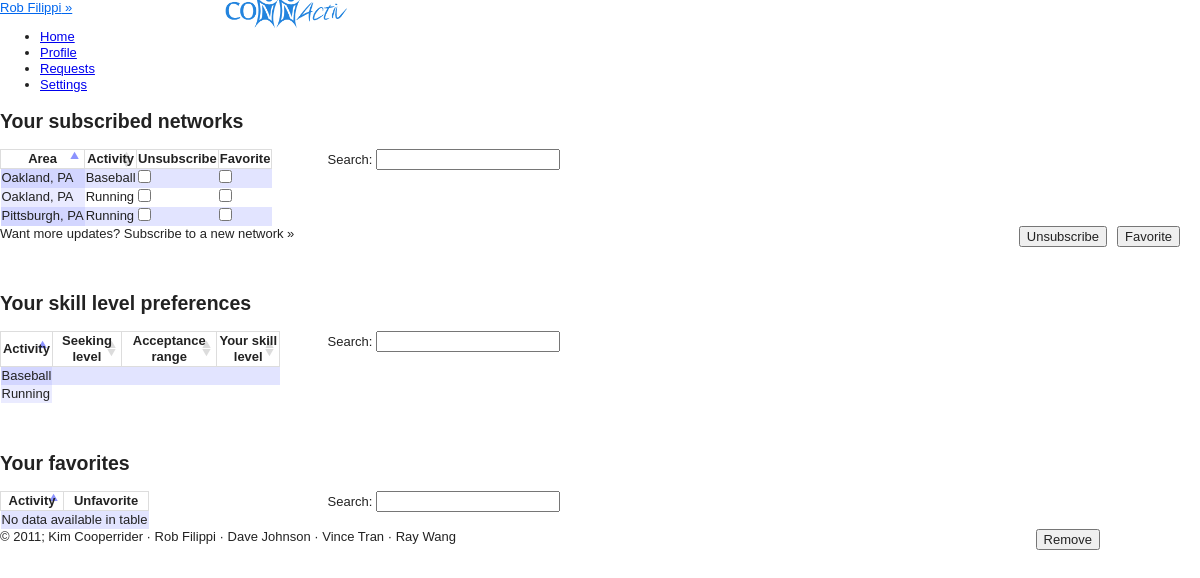
The app's page /views/settings.php (signed in) with its own data.
### tables this page shows
CREATE TABLE IF NOT EXISTS `users` (
  `USER_ID` int(11) NOT NULL AUTO_INCREMENT,
  `PASSWORD` varchar(100) NOT NULL,
  `FIRST_NAME` char(20) DEFAULT NULL,
  `LAST_NAME` char(20) DEFAULT NULL,
  `STREET` varchar(25) DEFAULT NULL,
  `CITY` char(20) DEFAULT NULL,
  `STATE` char(2) DEFAULT NULL,
  `ZIP` int(11) DEFAULT NULL,
  `PHONE` char(12) DEFAULT NULL,
  `INTERESTS` varchar(4000) DEFAULT NULL,
  `PROFILE_PIC` varchar(45) NOT NULL DEFAULT '../public/images/avatar.png',
  `EMAIL` varchar(25) DEFAULT NULL,
  `DOB` date DEFAULT NULL,
  `GENDER` char(1) DEFAULT NULL,
  PRIMARY KEY (`USER_ID`)
);

CREATE TABLE IF NOT EXISTS `unique_networks` (
  `UNIQUE_NETWORK_ID` int(11) NOT NULL AUTO_INCREMENT,
  `NETWORK_ID` int(11) DEFAULT NULL,
  `ACTIVITY_ID` int(11) DEFAULT NULL,
  PRIMARY KEY (`UNIQUE_NETWORK_ID`)
);

CREATE TABLE IF NOT EXISTS `networks` (
  `NETWORK_ID` int(11) NOT NULL AUTO_INCREMENT,
  `AREA` varchar(25) NOT NULL,
  `STATE` varchar(2) NOT NULL,
  PRIMARY KEY (`NETWORK_ID`)
);

CREATE TABLE IF NOT EXISTS `activities` (
  `ACTIVITY_ID` int(11) NOT NULL AUTO_INCREMENT,
  `ACTIVITY_NAME` varchar(20) NOT NULL,
  PRIMARY KEY (`ACTIVITY_ID`)
);

### views/config.php (called while the page is built, shortened)
<?php
include("functions_networks.php");
	function cookieExists(){
		if(isset($_COOKIE['ID_my_site']))
			return TRUE;
		else
			return FALSE;
	}
	function validCookie(){
		$username = $_COOKIE['ID_my_site'];
		$pass = $_COOKIE['Key_my_site'];
		$info = getDatabaseInfo("users", "email", $username);
			if ($pass != $info['PASSWORD']) {
				return FALSE;
			}
			else{
				return TRUE;
 			}
	}
	function getDatabaseInfo($table, $attribute, $value){
		$check = getResourceIDs($table, $attribute, $value);
		return mysql_fetch_array($check);
	}
	function getResourceIDs($table, $attribute, $value){
		$check = mysql_query("SELECT * FROM $table WHERE $attribute = '$value'")or die(mysql_error());
		return $check;
	}
	function getName(){
		if(cookieExists())
		{
			if (validCookie()) {
				$username = $_COOKIE['ID_my_site'];
				$info = getDatabaseInfo("users", "email", $username);
				return $info['FIRST_NAME'] . " " . $info['LAST_NAME'];
			}
		}
	}
	function getUserID(){
		if(cookieExists())
		{
			if (validCookie()) {
				$username = $_COOKIE['ID_my_site'];
				$info = getDatabaseInfo("users", "email", $username);
				return $info['USER_ID'];
			}
		}
	}
?>

### views/functions_networks.php (called while the page is built, shortened)
<?
function getUserUniqueNetworks() {
	$id = getUserID();
	$query = "SELECT unique_networks.unique_network_id, networks.area, networks.state, activities.activity_name"
	." FROM user_networks, unique_networks, activities, networks"
	." WHERE unique_networks.network_id = networks.network_id"
	." AND unique_networks.unique_network_id = user_networks.unique_network_id"
	." AND user_networks.user_id = $id"
	." AND unique_networks.activity_id = activities.activity_id"
	." ORDER BY unique_networks.unique_network_id";
	$n = array();
	$result=mysql_query($query) or die(mysql_error());
	while ($row = mysql_fetch_array($result)) {
		$n[] = $row;
	}
	return $n;
}
	function getUserActivityLevels(){
	$userID = getUserID();
	$query = "SELECT DISTINCT activities.activity_name, user_activities.preferred, user_activities.low_level, user_activities.high_level, user_activities.own_level"
	." FROM user_activities, activities WHERE user_activities.user_id = $userID AND user_activities.activity_id = activities.activity_id GROUP BY activities.activity_name";
	$levels = array();
	$result=mysql_query($query);
	while ($row = mysql_fetch_array($result)) {
		$levels[] = $row;
	}
	return $levels;
	}
?>

### views/settings.php (the view, shortened to what this page needs)
<? include("header.php");
	if(cookieExists() && validCookie())
	{
			?>
			<div class="page">
			<h2>Your subscribed networks</h2>
			<form id="unsubNetworksForm" method="post" action="<?php echo $_SERVER['PHP_SELF']?>">
			<table id="userNetworks" class="alternating regular_table">
				<thead>
				<tr>
					<th>Area</th>
					<th>Activity</th>
					<th>Unsubscribe</th>
					<th>Favorite</th>
				</tr>
				</thead>
				<tbody>
			<?
				$networks = getUserUniqueNetworks();
				$favs = getFavoriteIDs();
					foreach($networks as $network) {
						echo "<tr>";
							echo "<td>".$network[1].", ".$network[2]."</td><td>".$network[3]."</td>";
							echo "<td><input type='checkbox' value='".$network[0]."' name='unsubscribeTo[]' /></td>";
							in_array($network[0], $favs)? $checked="checked disabled" : $checked = "";
							echo sprintf("<td><input type='checkbox' %s value='%s' name='favorite[]' /></td>", $checked, $network[0]);
						echo "</tr>";
					}
			?>
			</tbody>
			</table>
			<div class="below_table">
				<input style="float:right; margin-left:10px; margin-right:20px" type="submit" name="doFavorite" value="Favorite"/>
				<input style="float:right;" type="submit" name="doUnsubscribe" value="Unsubscribe"/>
			</div>
		</form>
			<span style="clear:both;margin-top:-1.5em;" class="clickable below_table">Want more updates? <span id="expandNetworks" class="clickExpand">Subscribe to a new network&nbsp;&raquo;</span></span>
			<br/>
			<br/><br/>
			<h2>Your skill level preferences</h2>
			<form id="subscribeNetworksForm" method="post" action="<?php echo $_SERVER['PHP_SELF']?>">
			<table id="skillsTable" class="alternating regular_table">
			<thead>
				<tr>
					<th>Activity</th>
					<th>Seeking level</th>
					<th>Acceptance range</th>
					<th>Your skill level</th>
				</tr>
			</thead>
			<tbody>
				<?
				$levels = getUserActivityLevels();
				$index =0;
					foreach($levels as $level){
						echo "<tr>";
						echo "<td>$level[0]</td>";
						if($level[1] == NULL){
							echo "<td>
									<span class=\"clickable editExpander\"><span class='editIcon'></span></span>";
						}
						else{
							echo "<td>
									<span class=\"clickable editExpander\">$level[1]<span class='editIcon'></span></span>";
						}
							echo	"<div class=\"expand\" style=\"display:none\">
											<select name=\"seekLvl$index\">
												<option value=\"-1\">Level:</option>";
									echo	"</select>
											<input class=\"button\" type=\"submit\" name=\"saveInfo\" value=\"Save\"/>
										</div>
								</td>";
						if($level[2] == NULL){
							echo "<td>
									<span class=\"clickable editExpander\"><span class='editIcon'></span></span>";
						}
						else{
							echo "<td>
									<span class=\"clickable editExpander\">$level[2]<span class='editIcon'></span> - </span>";
						}
							echo " <div class=\"expand\" style=\"display:none\">
										<select name=\"highLvl$index\">
												<option value=\"-1\">Level:</option>";
									echo	"</select>
										<input class=\"button\" type=\"submit\" name=\"saveInfo\" value=\"Save\"/>
									</div>
								</td>";
						if($level[4] == NULL){
							echo "<td>
									<span class=\"clickable editExpander\"><span class='editIcon'></span></span>";
						}
						else{
							echo "<td>
									<span class=\"clickable editExpander\">$level[4]<span class='editIcon'></span></span>";
						}
							echo "<div class=\"expand\" style=\"display:none\">
											<select name=\"ownLvl$index\">
												<option value=\"-1\">Level:</option>";
									echo	"</select>
											<input class=\"button\" type=\"submit\" name=\"saveInfo\" value=\"Save\"/>
										</div>
								</td>";
					echo "</tr>";
					$index++;
					}
				?>
			</tbody>
			</table>
			</form>
			<br/><br/>
			<h2>Your favorites</h2>
			<form id="deFavForm" method="post" action="<?php echo $_SERVER['PHP_SELF']?>">
			<table id="defavTable" class="alternating regular_table">
				<thead>
					<tr>
						<th>Activity</th>
						<th>Unfavorite</th>
					</tr>
				</thead>
				<tbody>
				</tbody>
			</table>
			<div class="below_table">
				<input style="float:right;margin-right: 100px;" type="submit" name="doDefavorite" value="Remove"/>
			</div>
			</form>
			</div>
			<?php
		}
	else {
		header("Location: ");
	}
	include('footer.php');
?>

### views/header.php (shortened to what this page needs)
<? include_once("config.php"); ?>
<!DOCTYPE HTML>
<html>
<head>
<link type="text/css" rel="stylesheet" href="../styles/defaults.css"/>
<link type="text/css" rel="stylesheet/less" href="../styles/style.less"/>
<link type="text/css" rel="stylesheet/less" href="../styles/posts.less"/>
<link type="text/css" rel="stylesheet/less" href="../styles/sidebar.less"/>
<link type="text/css" rel="stylesheet" href="../styles/demo_table.css"/>
<link type="text/css" rel="stylesheet" href="../styles/validationEngine.jquery.css" />
<link type="text/css" rel="stylesheet" href="../styles/jquery.fancybox-1.3.4.css" />
</head>
<body>
<div id="container">
	<header>
	<a id="user_login" href="#"><? echo getName(); ?>&nbsp;&raquo;</a>
	<span style=" position: absolute; left: 220px">
		<img height="40" style="margin-top: -10px;" src="../public/images/logo.png"/>
	</span>
			<span id="top-nav">
				<ul id="nav">
					<li class="headerlink" id="link_home"><a class="top_links" id="home" href="home.php">Home</a></li>
					<li class="headerlink" id="link_profile"><a class="top_links" id="profile" href="profile.php">Profile</a></li>
					<li class="headerlink" id="link_requests"><a class="top_links" id="requests" href="requests.php">Requests</a></li>
					<li class="headerlink" id="link_settings"><a class="top_links" id="settings" href="settings.php">Settings</a></li>
				</ul>
			</span>
	</header>
	<div id="content">

### styles/defaults.css (style rules this page uses)
article, aside, details, figcaption, figure, footer, header, hgroup, nav, section { display: block; }
html { font-size: 100%; overflow-y: scroll; -webkit-text-size-adjust: 100%; -ms-text-size-adjust: 100%; }
body { margin: 0; font-size: 13px; line-height: 1.231; }
body, button, input, select, textarea { font-family: sans-serif; color: #222; }
a { color: #00e; }
ul, ol { margin: 1em 0; padding: 0 0 0 40px; }
img { border: 0; -ms-interpolation-mode: bicubic; vertical-align: middle; }
form { margin: 0; }
button, input, select, textarea { font-size: 100%; margin: 0; vertical-align: baseline; *vertical-align: middle; }
button, input { line-height: normal; *overflow: visible; }
table button, table input { *overflow: auto; }
button, input[type="button"], input[type="reset"], input[type="submit"] { cursor: pointer; -webkit-appearance: button; }
input[type="checkbox"], input[type="radio"] { box-sizing: border-box; }
table { border-collapse: collapse; border-spacing: 0; }
td { vertical-align: top; }

### styles/demo_table.css (style rules this page uses)
.sorting_asc { background: url('../public/images/sort_asc.png') no-repeat center right #fff; border: thin solid #DDD; }
.sorting { background: url('../public/images/sort_both.png') no-repeat center right #fff; border: thin solid #DDD; }
.sorting_disabled { background: #fff; border: thin solid #DDD; }
tr.odd { background-color: #E2E4FF; }
tr.even { background-color: white; }
tr.odd td.sorting_1 { background-color: #D3D6FF; }
tr.even td.sorting_1 { background-color: #EAEBFF; }

### records on screen
users: getName() "Rob Filippi"
unique_networks: NETWORK_ID.AREA "Oakland", NETWORK_ID.STATE "PA", ACTIVITY_ID.ACTIVITY_NAME "Baseball"
unique_networks: NETWORK_ID.AREA "Oakland", NETWORK_ID.STATE "PA", ACTIVITY_ID.ACTIVITY_NAME "Running"
unique_networks: NETWORK_ID.AREA "Pittsburgh", NETWORK_ID.STATE "PA", ACTIVITY_ID.ACTIVITY_NAME "Running"

### other values on screen
$level[0] "Baseball"
$level[0] "Running"
